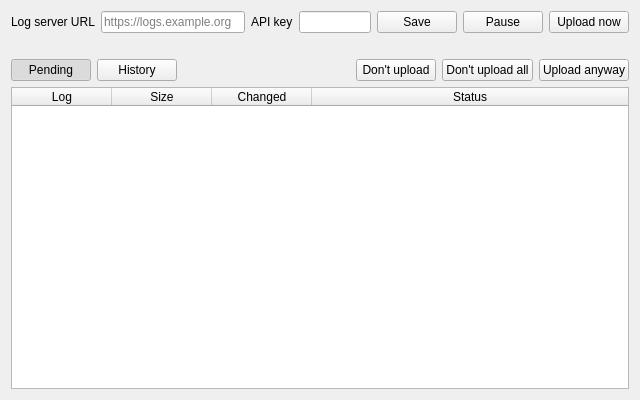
<?xml version="1.0" encoding="UTF-8"?>
<ui version="4.0">
 <class>LogUpload</class>
 <widget class="QWidget" name="LogUpload">
  <property name="geometry">
   <rect>
    <x>0</x>
    <y>0</y>
    <width>640</width>
    <height>400</height>
   </rect>
  </property>
  <property name="windowTitle">
   <string>Log upload</string>
  </property>
  <layout class="QVBoxLayout" name="verticalLayout">
   <item>
    <layout class="QHBoxLayout" name="settings_layout">
     <item>
      <widget class="QLabel" name="server_label">
       <property name="text">
        <string>Log server URL</string>
       </property>
      </widget>
     </item>
     <item>
      <widget class="QLineEdit" name="server_edit">
       <property name="sizePolicy">
        <sizepolicy hsizetype="Expanding" vsizetype="Fixed">
         <horstretch>2</horstretch>
         <verstretch>0</verstretch>
        </sizepolicy>
       </property>
       <property name="placeholderText">
        <string>https://logs.example.org</string>
       </property>
      </widget>
     </item>
     <item>
      <widget class="QLabel" name="key_label">
       <property name="text">
        <string>API key</string>
       </property>
      </widget>
     </item>
     <item>
      <widget class="QLineEdit" name="key_edit">
       <property name="sizePolicy">
        <sizepolicy hsizetype="Expanding" vsizetype="Fixed">
         <horstretch>1</horstretch>
         <verstretch>0</verstretch>
        </sizepolicy>
       </property>
       <property name="toolTip">
        <string>Create an API key on your account page of the log server. Enter the key, or the path of a file holding it (starting with / or ~)</string>
       </property>
       <property name="echoMode">
        <enum>QLineEdit::Password</enum>
       </property>
      </widget>
     </item>
     <item>
      <widget class="QPushButton" name="save_button">
       <property name="toolTip">
        <string>Save the server URL and API key and check for logs to upload. Clear both to stop uploading.</string>
       </property>
       <property name="text">
        <string>Save</string>
       </property>
      </widget>
     </item>
     <item>
      <widget class="QPushButton" name="pause_button">
       <property name="toolTip">
        <string>Stop contacting the log server until you resume. A running upload stops after the current log.</string>
       </property>
       <property name="text">
        <string>Pause</string>
       </property>
       <property name="checkable">
        <bool>true</bool>
       </property>
      </widget>
     </item>
     <item>
      <widget class="QPushButton" name="upload_button">
       <property name="toolTip">
        <string>Upload finished logs now instead of waiting for the next automatic run</string>
       </property>
       <property name="text">
        <string>Upload now</string>
       </property>
      </widget>
     </item>
    </layout>
   </item>
   <item>
    <widget class="QLabel" name="summary_label">
     <property name="sizePolicy">
      <sizepolicy hsizetype="Ignored" vsizetype="Preferred">
       <horstretch>1</horstretch>
       <verstretch>0</verstretch>
      </sizepolicy>
     </property>
     <property name="text">
      <string/>
     </property>
    </widget>
   </item>
   <item>
    <layout class="QHBoxLayout" name="view_layout">
     <item>
      <widget class="QPushButton" name="pending_button">
       <property name="toolTip">
        <string>Logs which are not uploaded yet, and why</string>
       </property>
       <property name="text">
        <string>Pending</string>
       </property>
       <property name="checkable">
        <bool>true</bool>
       </property>
       <property name="checked">
        <bool>true</bool>
       </property>
       <property name="autoExclusive">
        <bool>true</bool>
       </property>
      </widget>
     </item>
     <item>
      <widget class="QPushButton" name="history_button">
       <property name="toolTip">
        <string>What happened to the last uploads</string>
       </property>
       <property name="text">
        <string>History</string>
       </property>
       <property name="checkable">
        <bool>true</bool>
       </property>
       <property name="autoExclusive">
        <bool>true</bool>
       </property>
      </widget>
     </item>
     <item>
      <spacer name="view_spacer">
       <property name="orientation">
        <enum>Qt::Horizontal</enum>
       </property>
       <property name="sizeHint" stdset="0">
        <size>
         <width>40</width>
         <height>20</height>
        </size>
       </property>
      </spacer>
     </item>
     <item>
      <widget class="QPushButton" name="ignore_button">
       <property name="toolTip">
        <string>Never upload the selected logs (unless they change). The files are not deleted.</string>
       </property>
       <property name="text">
        <string>Don't upload</string>
       </property>
      </widget>
     </item>
     <item>
      <widget class="QPushButton" name="ignore_all_button">
       <property name="toolTip">
        <string>Never upload any of the pending logs (unless they change). The files are not deleted.</string>
       </property>
       <property name="text">
        <string>Don't upload all</string>
       </property>
      </widget>
     </item>
     <item>
      <widget class="QPushButton" name="requeue_button">
       <property name="toolTip">
        <string>Put the selected logs which were marked Don't upload back in the queue</string>
       </property>
       <property name="text">
        <string>Upload anyway</string>
       </property>
      </widget>
     </item>
    </layout>
   </item>
   <item>
    <widget class="QStackedWidget" name="views">
     <widget class="QWidget" name="pending_page">
      <layout class="QVBoxLayout" name="pending_layout">
       <property name="leftMargin">
        <number>0</number>
       </property>
       <property name="topMargin">
        <number>0</number>
       </property>
       <property name="rightMargin">
        <number>0</number>
       </property>
       <property name="bottomMargin">
        <number>0</number>
       </property>
       <item>
        <widget class="QTableWidget" name="pending_table">
         <property name="editTriggers">
          <set>QAbstractItemView::NoEditTriggers</set>
         </property>
         <property name="selectionBehavior">
          <enum>QAbstractItemView::SelectRows</enum>
         </property>
         <property name="wordWrap">
          <bool>false</bool>
         </property>
         <attribute name="horizontalHeaderStretchLastSection">
          <bool>true</bool>
         </attribute>
         <attribute name="verticalHeaderVisible">
          <bool>false</bool>
         </attribute>
         <column>
          <property name="text">
           <string>Log</string>
          </property>
         </column>
         <column>
          <property name="text">
           <string>Size</string>
          </property>
         </column>
         <column>
          <property name="text">
           <string>Changed</string>
          </property>
         </column>
         <column>
          <property name="text">
           <string>Status</string>
          </property>
         </column>
        </widget>
       </item>
      </layout>
     </widget>
     <widget class="QWidget" name="history_page">
      <layout class="QVBoxLayout" name="history_layout">
       <property name="leftMargin">
        <number>0</number>
       </property>
       <property name="topMargin">
        <number>0</number>
       </property>
       <property name="rightMargin">
        <number>0</number>
       </property>
       <property name="bottomMargin">
        <number>0</number>
       </property>
       <item>
        <widget class="QTableWidget" name="history_table">
         <property name="editTriggers">
          <set>QAbstractItemView::NoEditTriggers</set>
         </property>
         <property name="selectionBehavior">
          <enum>QAbstractItemView::SelectRows</enum>
         </property>
         <property name="wordWrap">
          <bool>false</bool>
         </property>
         <attribute name="horizontalHeaderStretchLastSection">
          <bool>true</bool>
         </attribute>
         <attribute name="verticalHeaderVisible">
          <bool>false</bool>
         </attribute>
         <column>
          <property name="text">
           <string>Time</string>
          </property>
         </column>
         <column>
          <property name="text">
           <string>Log</string>
          </property>
         </column>
         <column>
          <property name="text">
           <string>Result</string>
          </property>
         </column>
         <column>
          <property name="text">
           <string>Details</string>
          </property>
         </column>
        </widget>
       </item>
      </layout>
     </widget>
    </widget>
   </item>
  </layout>
 </widget>
 <resources/>
 <connections/>
</ui>
